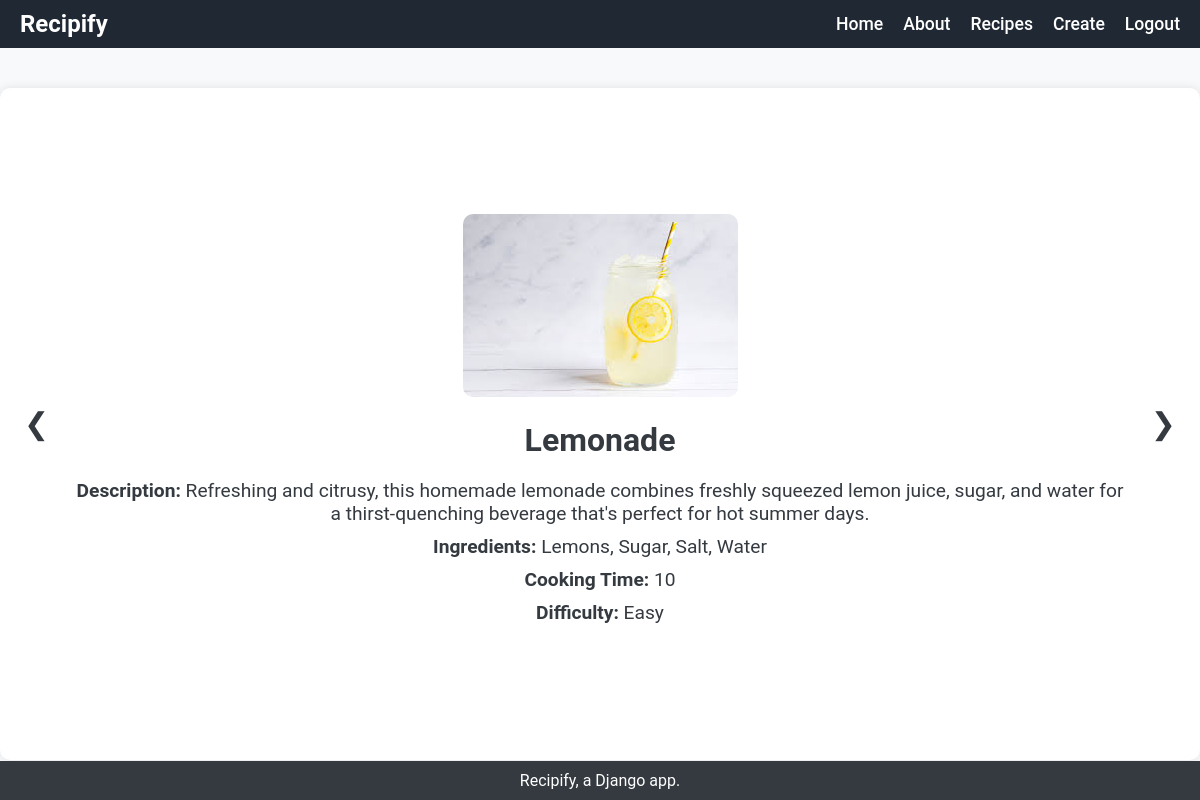
The app's page /recipes/recipes/9/ (signed in) with its own data.
### recipes/models.py (models this page shows, shortened)
class Recipe(models.Model):
    name = models.CharField(max_length=50)
    description = models.CharField(max_length=255, default="No description available.")
    ingredients = models.CharField(max_length=255)
    cooking_time = models.IntegerField()
    difficulty = models.CharField(max_length=20)
    pic = models.ImageField(upload_to="recipes", default="no_picture.jpg")

### recipes/views.py (the view)
# urls.py: path("recipes/<int:recipe_id>/", recipe_detail, name="recipe_detail"),
@login_required
def recipe_detail(request, recipe_id):
    recipe = get_object_or_404(Recipe, pk=recipe_id)
    recipes = list(Recipe.objects.all().order_by("id"))
    current_index = next(
        index for (index, d) in enumerate(recipes) if d.id == recipe_id
    )
    next_index = (current_index + 1) % len(recipes)
    prev_index = (current_index - 1) % len(recipes)
    next_recipe_id = recipes[next_index].id
    prev_recipe_id = recipes[prev_index].id
    context = {
        "recipe": recipe,
        "next_recipe_id": next_recipe_id,
        "prev_recipe_id": prev_recipe_id,
    }
    return render(request, "recipes/recipe_detail.html", context)

### recipes/templates/recipes/recipe_detail.html (shortened to what this page needs)
{% load static %}
<!DOCTYPE html>
<html lang="en">
  <head>
    <link rel="stylesheet" href="{% static 'css/styles.css' %}" />
  </head>
  <body>
    <nav class="navbar" aria-label="Main Navigation">
      <h1>Recipify</h1>
      <div class="navbar-links" aria-label="Navigation Links">
        <a href="{% url 'recipes:home' %}">Home</a>
        <a href="{% url 'recipes:about' %}">About</a>
        <a href="{% url 'recipes:recipes_list' %}">Recipes</a>
        <a href="{% url 'recipes:add_recipe' %}">Create</a>
        <a href="{% url 'logout' %}">Logout</a>
      </div>
    </nav>
    <main class="recipe-details">
      <div
        class="arrow arrow-left"
        onclick="navigateRecipe('{{ prev_recipe_id }}')"
      >
        &#10094;
      </div>
      <div class="recipe-info">
        <img src="{{ recipe.pic.url }}" alt="{{ recipe.name }}" />
        <h2>{{ recipe.name }}</h2>
        <p><strong>Description:</strong> {{ recipe.description }}</p>
        <p><strong>Ingredients:</strong> {{ recipe.ingredients }}</p>
        <p><strong>Cooking Time:</strong> {{ recipe.cooking_time }}</p>
        <p><strong>Difficulty:</strong> {{ recipe.difficulty }}</p>
      </div>
      <div
        class="arrow arrow-right"
        onclick="navigateRecipe('{{ next_recipe_id }}')"
      >
        &#10095;
      </div>
    </main>
    <footer>
      <p>Recipify, a Django app.</p>
    </footer>
  </body>
</html>

### static/css/styles.css (style rules this page uses)
* { margin: 0; padding: 0; box-sizing: border-box; }
body { font-family: 'Roboto', sans-serif; background-color: #f8f9fa; color: #343a40; display: flex; flex-direction: column; min-height: 100vh; position: relative; }
header, nav, footer { background-color: #343a40; color: #fff; padding: 20px 40px; }
nav a { text-decoration: none; color: #fff; font-weight: 500; font-size: 1.1rem; }
main { padding: 40px 20px; flex-grow: 1; }
.recipe-details { display: flex; align-items: center; justify-content: space-between; padding: 20px; background-color: #ffffff; border-radius: 10px; box-shadow: 0px 0px 10px rgba(0, 0, 0, 0.1); margin: 40px auto; max-width: 1200px; }
.recipe-info { flex-grow: 1; padding: 20px; text-align: center; }
.recipe-info img { max-width: 100%; height: auto; border-radius: 10px; margin-bottom: 20px; }
.recipe-info h2 { font-size: 2rem; margin-bottom: 20px; }
.recipe-info p { font-size: 1.2rem; margin-bottom: 10px; }
.arrow { cursor: pointer; font-size: 30px; line-height: 50px; width: 50px; text-align: center; }
.navbar { display: flex; justify-content: space-between; align-items: center; padding: 10px 20px; background-color: #1F2833; }
.navbar-links { display: flex; justify-content: flex-end; align-items: center; }
.navbar-links a { margin-left: 20px; color: #FFF; text-decoration: none; }
footer { background-color: #343a40; color: #fff; text-align: center; padding: 10px 0; position: absolute; bottom: 0; width: 100%; }

### records on screen
Recipe: pic (picture), name "Lemonade", description "Refreshing and citrusy, this homemade lemonade combines freshly squeezed lemon juice, sugar, and water for a thirst-quenching beverage that's perfect for hot summer days.", ingredients "Lemons, Sugar, Salt, Water", cooking_time "10", difficulty "Easy"
